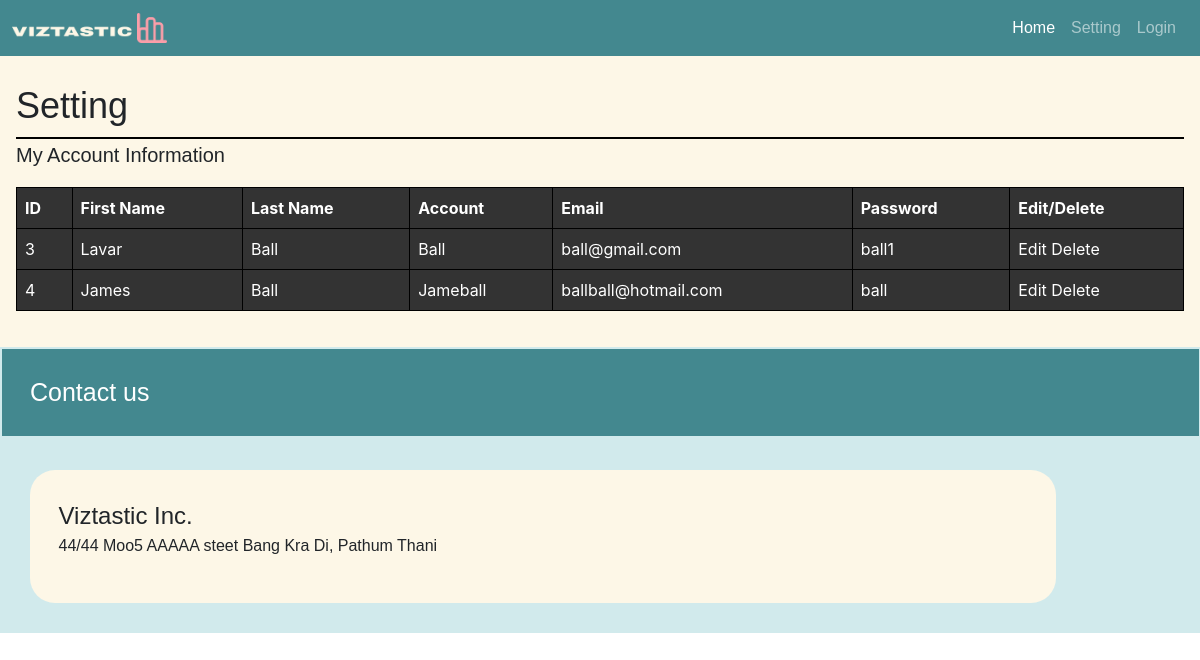
/userinfo, run on an earlier commit of the app's database.
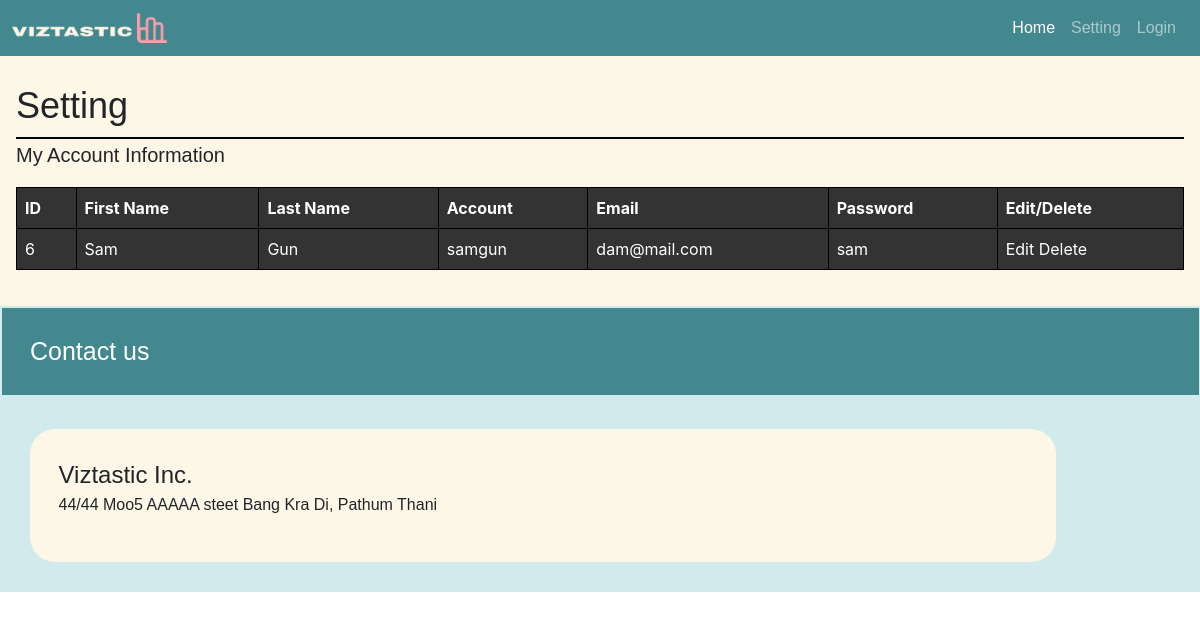
And on a later commit of the database.
### database/models.py (models this page shows)
class userall(models.Model):
    first_name = models.CharField(max_length=255)
    last_name = models.CharField(max_length=255)
    account = models.CharField(max_length=255)
    email =  models.CharField(max_length=255)
    password  = models.CharField(max_length=255)

### database/views.py (the view)
# urls.py: path("userinfo", database_views.user_name),
def user_name(request):
    dataset_objs = userall.objects.all()
    context_data = {
        "filter_type":"All",
        "datasets":dataset_objs
    }
    return render(request, 'web/userinfo.html', context= context_data)

### hello_world/templates/web/userinfo.html (shortened to what this page needs)
{% extends 'web/layout.html' %}
{% load static %}
{% block content %}
<body>
    <div class = "index-body">
        <div class = "index-context setting-context">
            <h1 class = "container-fluid">Setting</h1>
            <h2>My Account Information</h2>
            <table border="1">
                <tr>
                    <th>ID</th>
                        <th>First Name</th>
                        <th>Last Name</th>
                        <th>Account</th>
                        <th>Email</th>
                        <th>Password</th>
                        <th>Edit/Delete</th>
                    </tr>
                {% for row in datasets %}
                    <tr>
                        <td>{{ row.id }}</td>
                        <td>{{ row.first_name }}</td>
                        <td>{{ row.last_name }}</td>
                        <td>{{ row.account }}</td>
                        <td>{{ row.email }}</td>
                        <td>{{ row.password }}</td>
                        <td>
                            <a href="/database/name/edit/{{ row.id }}" style="color:white;">Edit</a>
                            <a href="/database/name/del/{{ row.id }}" style="color:white;">Delete</a>
                            </td>
                    </tr>
                {% endfor %}
            </table>
        </div>
{% endblock %}

### hello_world/templates/web/layout.html (shortened to what this page needs)
{% load django_browser_reload %}
{% load static %}
<!DOCTYPE html>
<html lang="en">
    <head>
        <link href="https://cdn.jsdelivr.net/npm/bootstrap@5.0.2/dist/css/bootstrap.min.css" rel="stylesheet"
>
        <link rel="stylesheet" href="{% static 'main.css' %}">
        <link rel="stylesheet" href="{% static 'globals.css' %}">
        <link rel="stylesheet" href="{% static 'home.css' %}">
        <link rel="stylesheet" href="{% static 'settingstyle.css' %}">
        <link rel="stylesheet" href="{% static 'style.css' %}">
    </head>
    <body>
        <div class="container-fluid">
        {% include 'web/component/header.html' %}
            <div id="content">
            {% block content %}{% endblock %}
            </div>
        {% include 'web/component/footer.html' %}
        </div>
    </body>
</html>

### hello_world/templates/web/component/header.html (shortened to what this page needs)
{% load static %}
<nav class="navbar navbar-expand-lg navbar-dark header">
    <div class="container-fluid">
        <a class="navbar-brand" href="/home">
            <div class = "viztastic-logo"></div>
        </a>
        <div class="collapse navbar-collapse"id="navbarSupportedContent">
            <ul class="navbar-nav ms-auto me-1 mb-2 mb-lg-0">
                <li class="nav-item">
                    <a class="nav-link active" aria-current="page" href="/home">Home</a>
                </li>
                <li class="nav-item">
                    <a class="nav-link" href="/userinfo">Setting</a>
                </li>
                <li class="nav-item">
                    <a class="nav-link" href="/signin">Login</a>
                </li>
            </ul>
        </div>
    </div>
</nav>

### hello_world/templates/web/component/footer.html
<div class="container-fluid footer">
    <h1>Contact us</h1>
    <div class = "container-fluid footer-card">
        <label>Viztastic Inc.</label>
        <p>
            44/44 Moo5 AAAAA steet
            Bang Kra Di, Pathum Thani
        </p>
    </div>
</div>

### hello_world/static/main.css (style rules this page uses)
body { margin: var(--bs-gutter-x,.75rem),; font-family: "Inter-Regular", Helvetica; -webkit-font-smoothing: antialiased; -moz-osx-font-smoothing: grayscale; }
nav { padding-right: .75rem !important; padding-left: .75rem !important; }
.container-fluid { margin: 0px; padding: 0px; }
.header { background: #43888F; }
.footer { background: #D1EAEC; padding: 2.5%; }
.footer h1 { background: #43888F; color: white; flex-shrink: 0; margin: -2.5%; padding: 2.5%; margin-bottom: 3%; font-size: 25px; }
.footer-card { flex-shrink: 0; border-radius: 25px; background: #FDF7E7; margin-left: 0%; width: 90%; padding: 2.5%; }
.footer-card label { font-size: 1.5rem; }
.viztastic-logo { background-image: url("../static/Logo.png"); background-repeat: no-repeat; background-size: contain; width: 200px; height: 30px; }

### hello_world/static/globals.css (style rules this page uses)
* { -webkit-font-smoothing: antialiased; box-sizing: border-box; }
a { text-decoration: none; }

### hello_world/static/home.css (style rules this page uses)
.index-body { margin: 0px; }
.index-context { margin: 0px; padding: 1em; }
.index-body .index-context:nth-child(odd) { background-color: #FDF7E7; }

### hello_world/static/settingstyle.css (style rules this page uses)
table { border-collapse: collapse; width: 100%; background-color: #333; }
th, td { border: 1px solid #000; padding: 8px; color: #fff; }
table { margin: 20px 0px ; font-family: Inter; font-style: normal; border-collapse: collapse; width: 100%; background-color: #333; }
.setting-context h1 { font-size: 36px; margin: 2px 0px; padding: 10px 0px; border-bottom: #000 solid 2px; }
.setting-context h2 { font-size: 20px; font-style: bold; margin: 4px 0px 15px 0px; }

What changed in the data, as far as the page shows it:
removed userall: id "3", first_name "Lavar", last_name "Ball", account "Ball", email "ball@gmail.com", password "ball1"
removed userall: id "4", first_name "James", last_name "Ball", account "Jameball", email "ballball@hotmail.com", password "ball"
added userall: id "6", first_name "Sam", last_name "Gun", account "samgun", email "dam@mail.com", password "sam"
